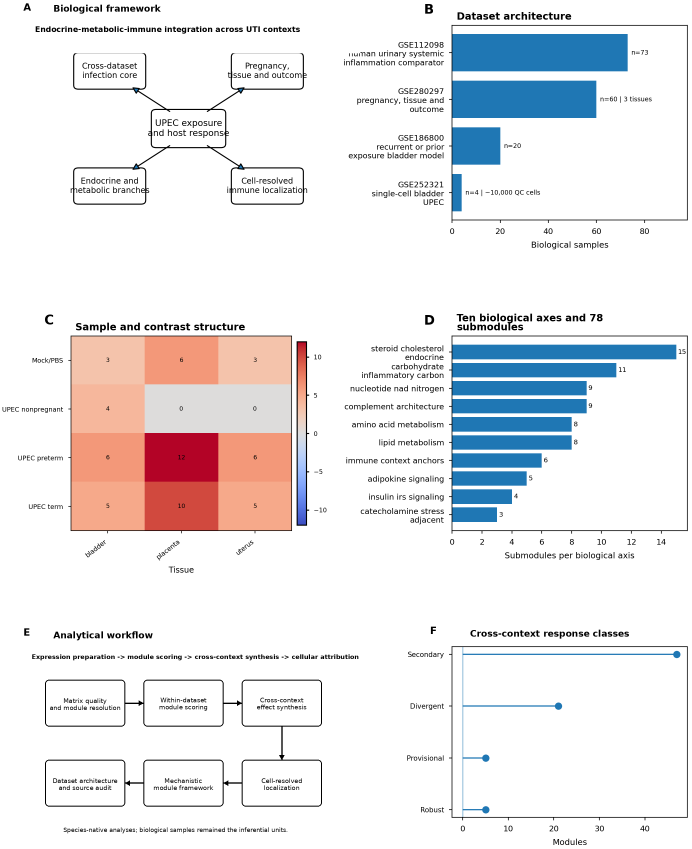
#> input picture figures/main/Fig_1.tif, 2074 x 2545 px (shown at 1/3 size)
$ python -i phaseU27B3D3_audit_v6_1_visual_scientific.py   (imports and definitions only)
#> lines starting #> are read from the running program, lines starting #| are printed output that depends on the picture
#!/usr/bin/env python3
"""
Phase U27B3D3
Final visual, structural and scientific audit of the corrected v6.1
UTI HostOmics manuscript.

This phase is read-only. It verifies:
1. the corrected v6.1 DOCX exists and the v5.2 source remains untouched;
2. all major scientific sections occur once and in the expected order;
3. the frozen Results section remains present;
4. Figures 1-8, definitive legends and eight embedded media files remain intact;
5. obsolete datasets, paths and compact-module language remain absent;
6. required U26-U27 scientific architecture remains present;
7. the 31-page render and contact sheet exist;
8. internal drafting material and unresolved submission placeholders are
   distinguished from visual or scientific defects.

No manuscript, figure, table, result, citation field or source lock is modified.
"""

from __future__ import annotations

import argparse
import hashlib
import json
import re
import sys
import zipfile
from pathlib import Path
from typing import Dict, List, Sequence, Tuple
from xml.etree import ElementTree as ET

import pandas as pd

try:
    from PIL import Image, ImageChops
except ImportError as exc:
    raise RuntimeError("Pillow is required for U27B3D3 render auditing.") from exc


VERSION = "U27B3D3_v1.0_2026-07-16"
TAG = "phaseU27B3D3_v6_1_visual_scientific_audit"

DEFAULT_MANUSCRIPT = (
    "__UTI_HOSTOMICS_PROJECT_ROOT__/"
    "09_manuscript_docx/phaseU27B3D21_corrected_v6_reconstruction/"
    "UTI_HostOmics_preZotero_manuscript_v6_1_"
    "U27B3D21_scientifically_harmonized_corrected.docx"
)

DEFAULT_RENDER_DIR = (
    "__UTI_HOSTOMICS_PROJECT_ROOT__/"
    "09_manuscript_docx/phaseU27B3D21_corrected_v6_reconstruction/"
    "render_qa"
)

DEFAULT_CONTACT_SHEET = (
    "__UTI_HOSTOMICS_PROJECT_ROOT__/"
    "09_manuscript_docx/phaseU27B3D21_corrected_v6_reconstruction/"
    "render_qa/UTI_HostOmics_U27B3D21_render_contact_sheet.png"
)

SOURCE_V5_2 = (
    "__UTI_HOSTOMICS_PROJECT_ROOT__/"
    "09_manuscript_docx/phaseU27B3C41_integrated_figure_section_cleanup/"
    "UTI_HostOmics_preZotero_manuscript_v5_2_"
    "U27B3C41_figure_section_cleaned.docx"
)

W_NS = "http://schemas.openxmlformats.org/wordprocessingml/2006/main"
R_NS = "http://schemas.openxmlformats.org/officeDocument/2006/relationships"
A_NS = "http://schemas.openxmlformats.org/drawingml/2006/main"
NS = {"w": W_NS, "r": R_NS, "a": A_NS}

MAJOR_HEADINGS = [
    "Abstract",
    "Introduction",
    "Methods",
    "Results",
    "Discussion",
    "Limitations",
    "Future directions",
    "Concluding model",
    "Data availability",
    "Code availability",
    "Ethics statement",
    "Author contributions",
    "Competing interests",
    "Funding",
    "Acknowledgements",
    "Supplementary tables",
    "Remaining reference gaps after citation-key cleanup",
    "Reference table for Zotero finalization",
]

FROZEN_DATASETS = [
    "GSE112098",
    "GSE280297",
    "GSE168600",
    "GSE252321",
]

REQUIRED_SCIENTIFIC_RULES = {
    "expanded_architecture": [
        "78 curated submodules",
        "ten biological axes",
    ],
    "infection_core": [
        "TLR4",
        "leptin",
        "PI3K-AKT",
    ],
    "pregnancy_branch_selectivity": [
        "branch-selective",
        "steroid",
        "preterm",
    ],
    "single_cell_architecture": [
        "27,385",
        "18 clusters",
        "14 refined subtypes",
        "0.333",
    ],
    "complement_architecture": [
        "C3a/C5a",
        "opsonophagocytosis",
        "provisional",
    ],
    "metabolic_boundary": [
        "transcriptionally inferred",
        "flux",
    ],
    "cross_dataset_boundary": [
        "analyzed independently",
        "standardized effects",
        "directional concordance",
    ],
}

OBSOLETE_TERMS = [
    "GSE186800",
    "GSE261018",
    "04_scripts/",
    "17 modules",
    "17 validated modules",
    "Draft manuscript v4.1",
    "Draft manuscript v5.2",
]

SUBMISSION_PLACEHOLDER_RULES = {
    "author_affiliation_placeholder": (
        "Affiliations and co-author list to be finalized"
    ),
    "repository_placeholder": (
        "A public repository archive will be finalized before journal submission"
    ),
    "contribution_placeholder": (
        "should be updated after co-author review"
    ),
    "competing_interest_placeholder": (
        "should be finalized before submission"
    ),
    "acknowledgement_placeholder": (
        "Acknowledgements should be added before submission"
    ),
    "reference_gap_register": (
        "Remaining reference gaps after citation-key cleanup"
    ),
    "reference_table_internal_only": (
        "Reference table for Zotero finalization"
    ),
}

FIGURE_CAPTION_RE = re.compile(
    r"^Figure\s+([1-8])\.\s+",
    flags=re.IGNORECASE,
)


def log(message: str) -> None:
    print(f"[U27B3D3] {message}", flush=True)


# [9 lines left out: function sha256, not called in this run]


def normalize(text: str) -> str:
    return re.sub(r"\s+", " ", str(text)).strip()


# [110 lines left out: functions paragraph_text, read_docx, heading_occurrences, figure_caption_inventory, not called in this run]


def nonwhite_fraction(path: Path) -> float:
#> called with path = '../../figures/main/Fig_1.tif'
    image = Image.open(path).convert("RGB")
#> image is the input picture: PIL image 2074x2545 RGB; mean R, G, B 233.9, 233.1, 235.2
    white = Image.new("RGB", image.size, "white")
#> white: PIL image 2074x2545 RGB; every value is 255
    difference = ImageChops.difference(image, white).convert("L")
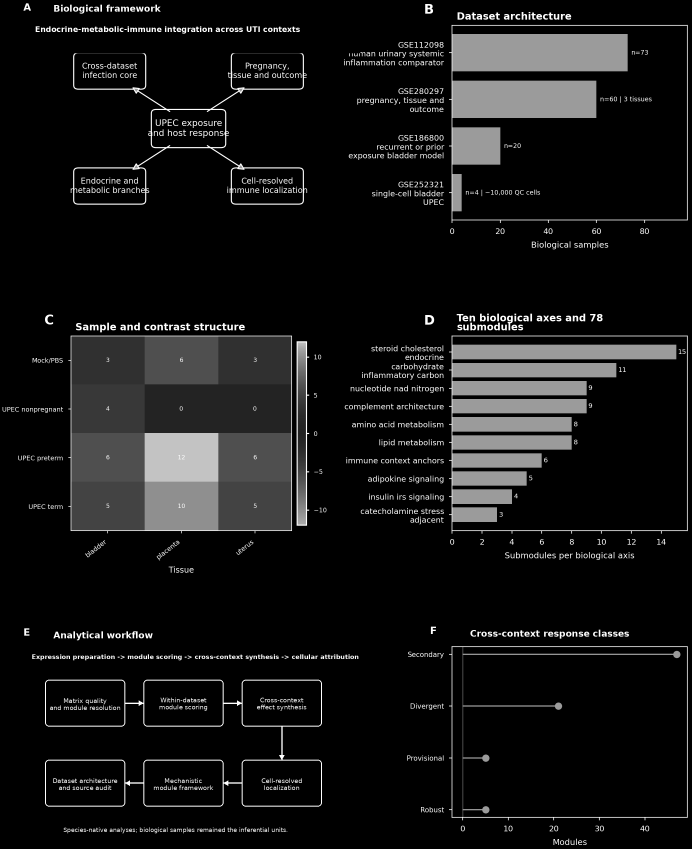
#> difference: PIL image 2074x2545 L (shown at 1/3 size); min 0, max 255, mean 21.4
    histogram = difference.histogram()
#> histogram = 256 values, max 4391033 at index 0, min 115 at index 177, mean 20618.5
    nonwhite = sum(histogram[1:])
#> nonwhite = 887297
    return nonwhite / float(image.width * image.height)


# [492 lines left out: functions page_number, main, not called in this run]


# [6 lines not run here, left out]

>>> result = nonwhite_fraction('../../figures/main/Fig_1.tif')
#> result = 0.168

$ run again, on figures/main/Fig_5.tif
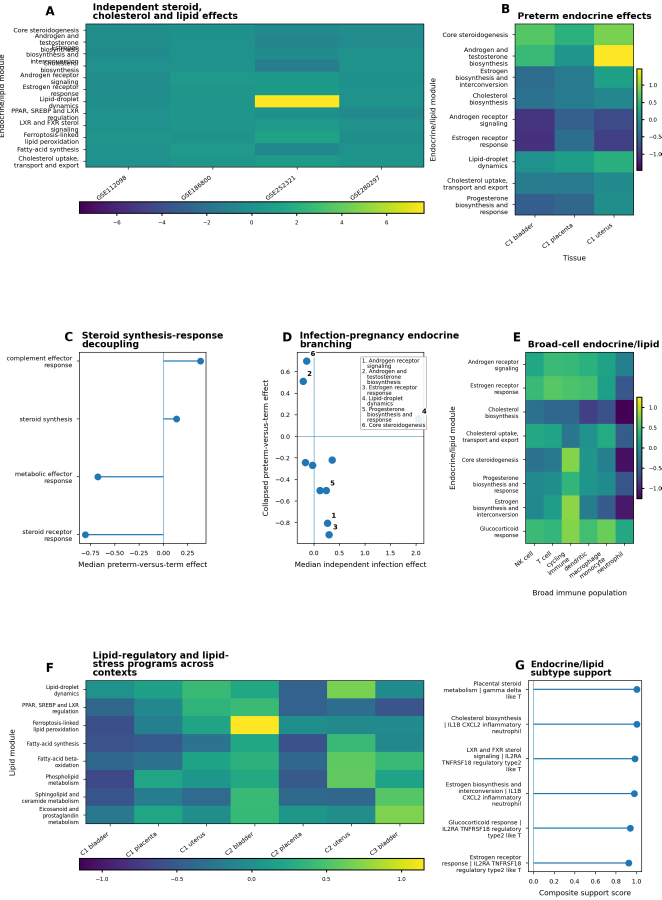
#> input picture figures/main/Fig_5.tif, 1984 x 2700 px (shown at 1/3 size)
#> in nonwhite_fraction, image is the input picture: PIL image 1984x2700 RGB; mean R, G, B 195.5, 218.5, 215.9
#> white: PIL image 1984x2700 RGB; every value is 255
#> in nonwhite_fraction, `difference = ImageChops.difference(image, white).convert("L")`:
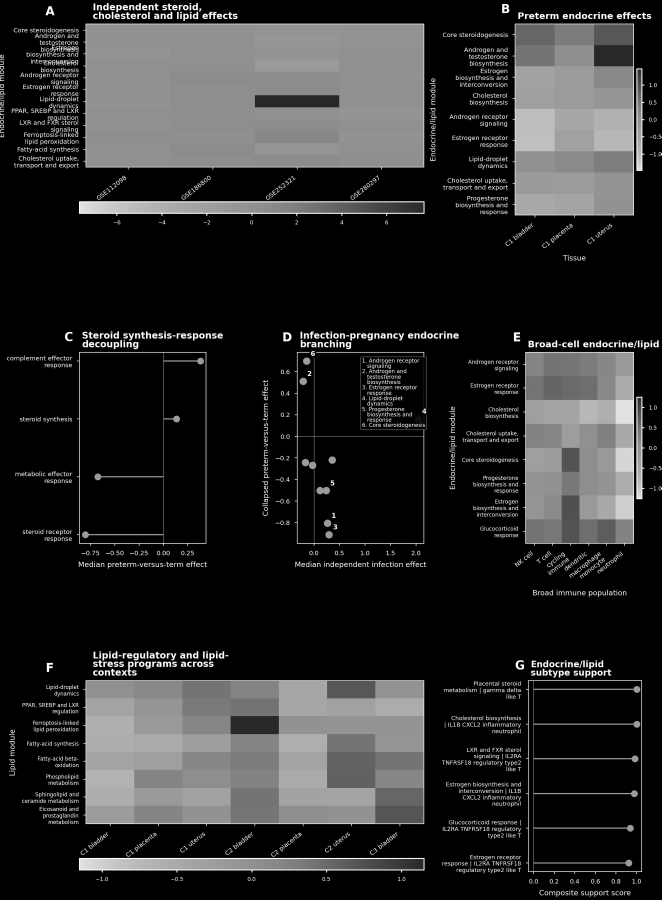
#> difference: PIL image 1984x2700 L (shown at 1/3 size); min 0, max 255, mean 43.7
#> histogram = 256 values, max 3631121 at index 0, min 667 at index 197, mean 20925
#> nonwhite = 1725679
#> result = 0.322

$ run again, on figures/main/Fig_6.tif
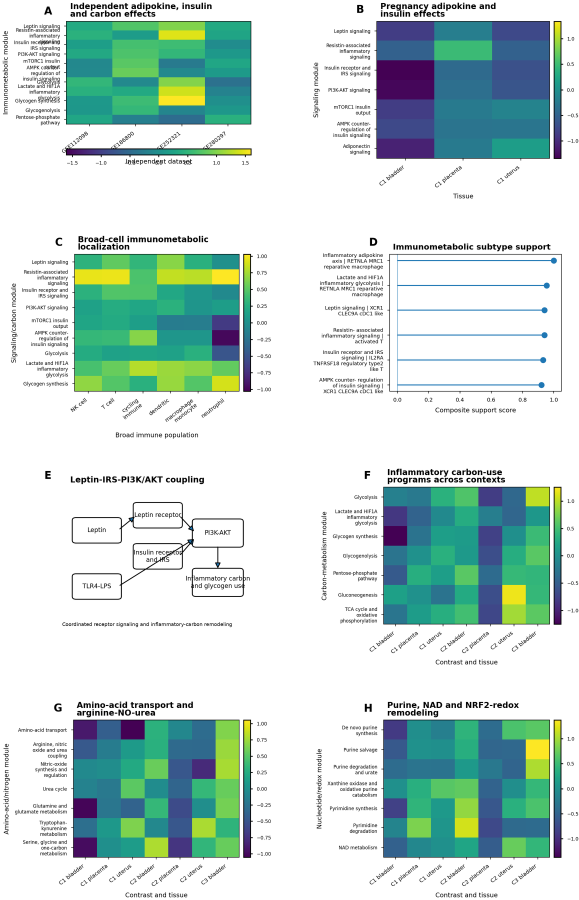
#> input picture figures/main/Fig_6.tif, 1736 x 2700 px (shown at 1/3 size)
#> in nonwhite_fraction, image is the input picture: PIL image 1736x2700 RGB; mean R, G, B 195.8, 216.7, 211.1
#> white: PIL image 1736x2700 RGB; every value is 255
#> in nonwhite_fraction, `difference = ImageChops.difference(image, white).convert("L")`:
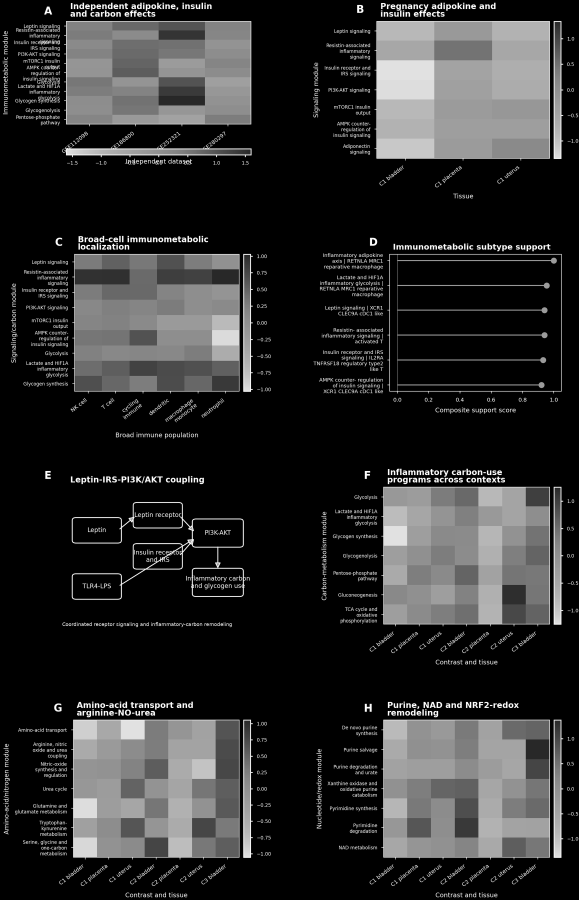
#> difference: PIL image 1736x2700 L (shown at 1/3 size); min 0, max 255, mean 45.2
#> histogram = 256 values, max 3090547 at index 0, min 797 at index 37, mean 18309.4
#> nonwhite = 1596653
#> result = 0.341

$ run again, on figures/main/Fig_7.tif
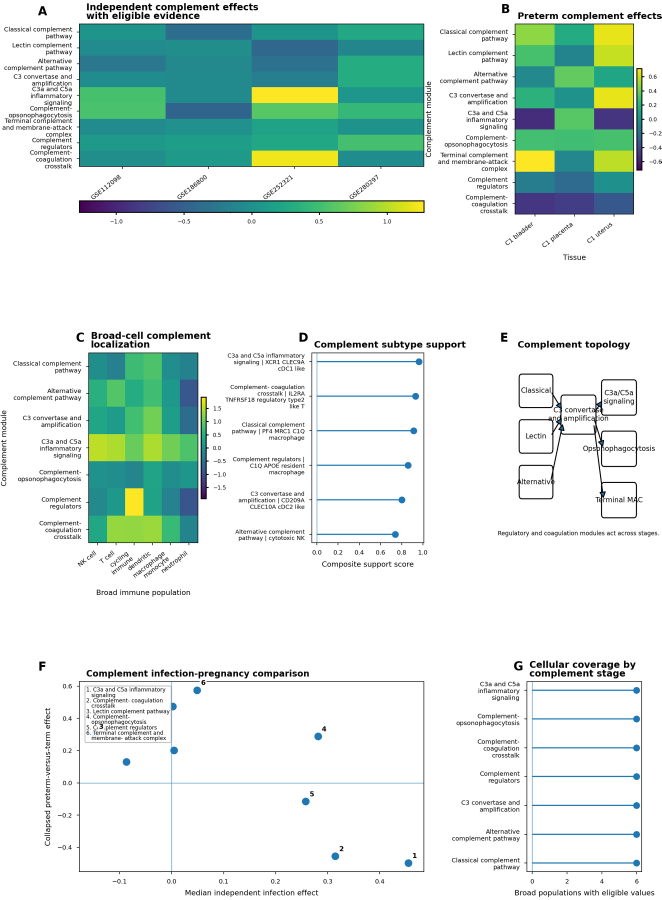
#> input picture figures/main/Fig_7.tif, 1984 x 2700 px (shown at 1/3 size)
#> in nonwhite_fraction, image is the input picture: PIL image 1984x2700 RGB; mean R, G, B 215.4, 230.5, 224.9
#> white: PIL image 1984x2700 RGB; every value is 255
#> in nonwhite_fraction, `difference = ImageChops.difference(image, white).convert("L")`:
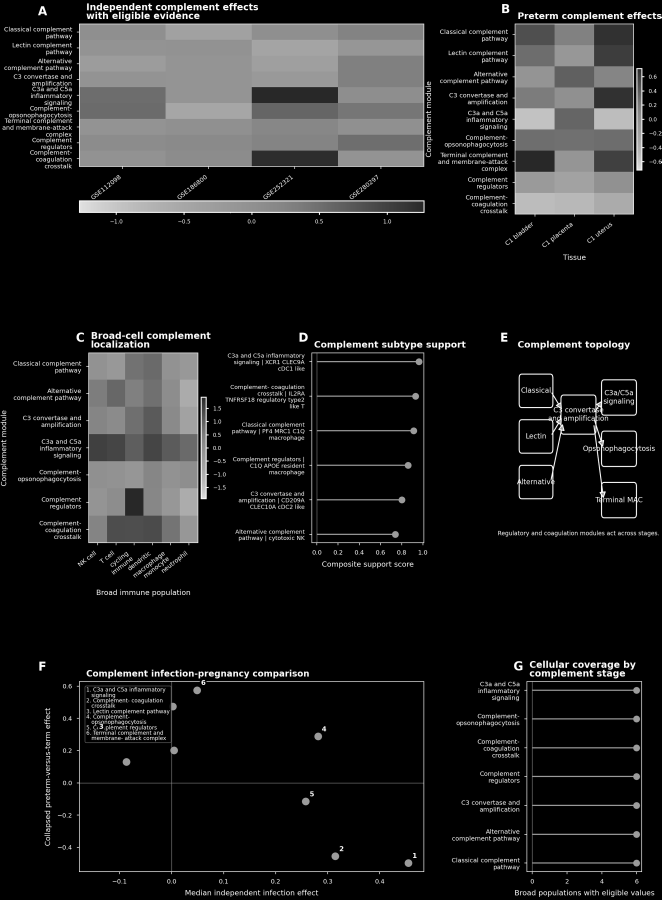
#> difference: PIL image 1984x2700 L (shown at 1/3 size); min 0, max 255, mean 29.6
#> histogram = 256 values, max 4073099 at index 0, min 729 at index 206, mean 20925
#> nonwhite = 1283701
#> result = 0.24
